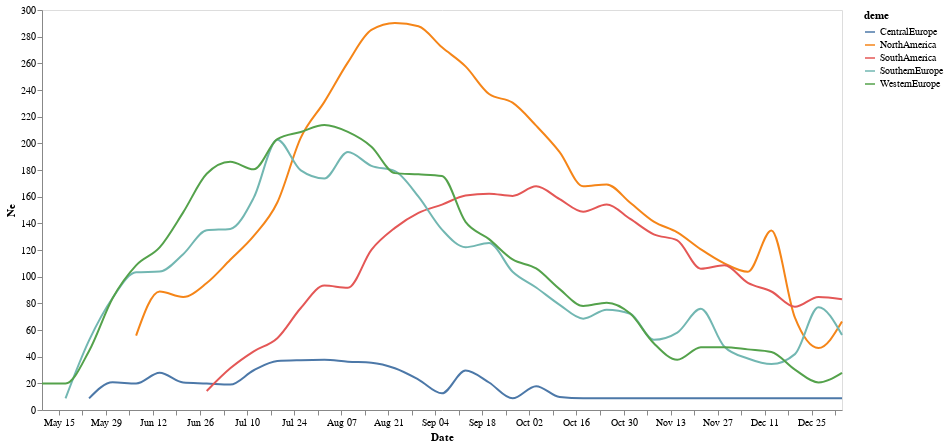

Notebook cell for this chart:
### Code cell
alt.Chart(combined_ne_prev_df).mark_line(
    opacity=1, interpolate='monotone', color = "#f58518"
).encode(
    alt.X('date:T', axis=alt.Axis(title="Date", grid=False)),
    alt.Y('ne_div_tao_median', axis=alt.Axis(title="Ne", grid=False)),
    #alt.Y("log_median"),
    alt.Color("deme:N")
).properties(
    width=800,
    height=400)

### Figure 1 — Vega-Lite specification as saved in the notebook (floating-point values rounded to 4 significant figures; data arrays with more than 128 entries replaced by an {"elided": "..."} marker saying what was removed)
{"config": {"view": {"continuousWidth": 400, "continuousHeight": 300}}, "data": {"name": "data-cf8877d30ba43d6c40989fbd1d5a7854"}, "mark": {"type": "line", "color": "#f58518", "interpolate": "monotone", "opacity": 1}, "encoding": {"color": {"field": "deme", "type": "nominal"}, "x": {"axis": {"grid": false, "title": "Date"}, "field": "date", "type": "temporal"}, "y": {"axis": {"grid": false, "title": "Ne"}, "field": "ne_div_tao_median", "type": "quantitative"}}, "height": 400, "width": 800, "$schema": "https://vega.github.io/schema/vega-lite/v4.17.0.json", "datasets": {"data-cf8877d30ba43d6c40989fbd1d5a7854": {"elided": "161 records"}}}
